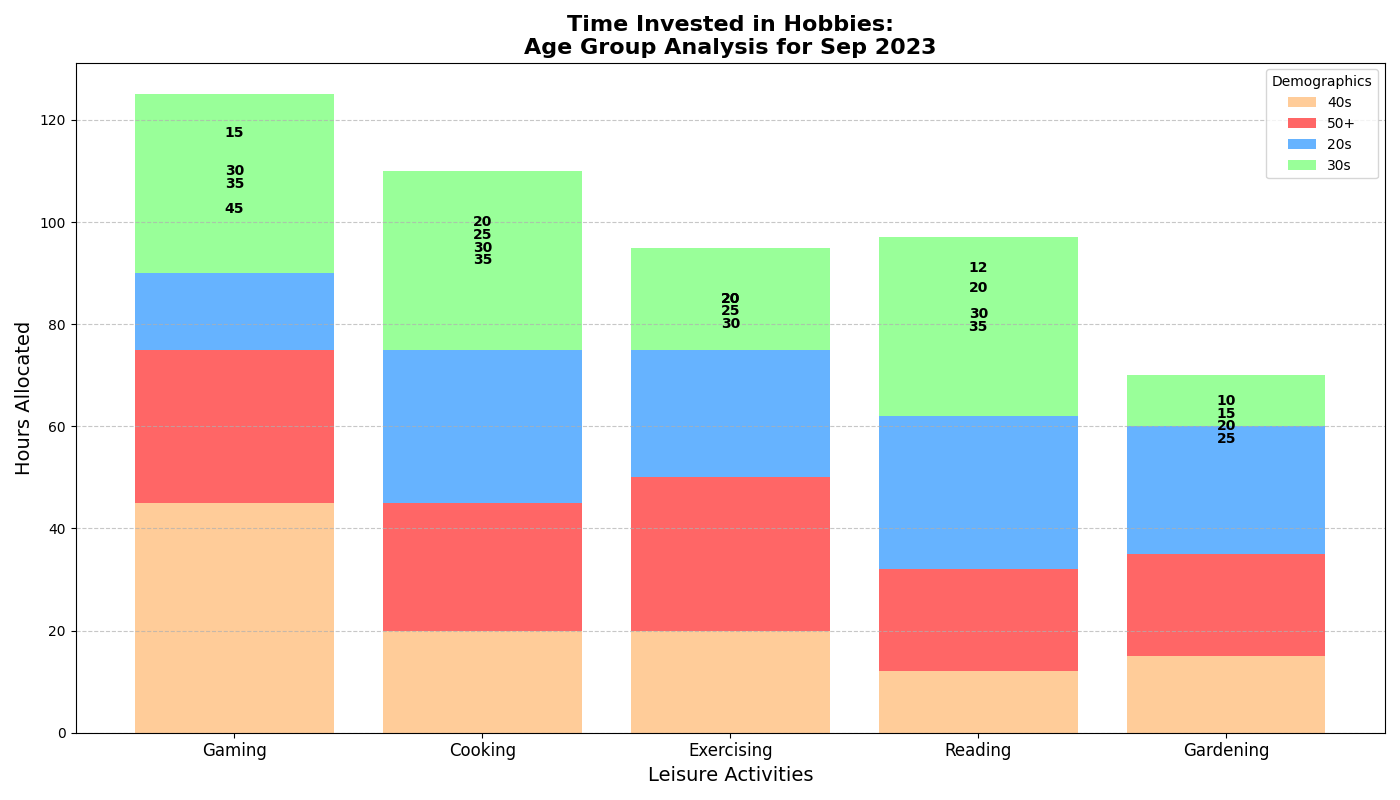

Write Python code to recreate this figure.
import matplotlib.pyplot as plt
import numpy as np

# Define the age groups and hobbies
age_groups = ['40s', '50+', '20s', '30s']  # shuffled age groups
hobbies = ['Gaming', 'Cooking', 'Exercising', 'Reading', 'Gardening']  # shuffled hobbies

# Altered data corresponding to the shuffled age groups and hobbies
data = {
    '40s':         [45, 20, 20, 12, 15],  # previously '20s'
    '50+':         [30, 25, 30, 20, 20],  # previously '30s'
    '20s':         [15, 30, 25, 30, 25],  # previously '40s'
    '30s':         [35, 35, 20, 35, 10],  # previously '50+'
}

fig, ax = plt.subplots(figsize=(14, 8))
indices = np.arange(len(hobbies))
bottom_values = np.zeros(len(hobbies))
colors = ['#FFCC99', '#FF6666', '#66B3FF', '#99FF99']  # shuffled colors

# Plotting the stacked bars for each age group
for i, age_group in enumerate(age_groups):
    ax.bar(indices, data[age_group], label=age_group, bottom=bottom_values, color=colors[i])
    bottom_values += np.array(data[age_group])

# Altered labels and title
ax.set_xlabel('Leisure Activities', fontsize=14)  # altered text
ax.set_ylabel('Hours Allocated', fontsize=14)  # altered text
ax.set_title('Time Invested in Hobbies:\nAge Group Analysis for Sep 2023', fontsize=16, weight='bold')  # altered text
ax.set_xticks(indices)
ax.set_xticklabels(hobbies, fontsize=12)
ax.legend(title='Demographics', loc='upper right')  # altered text

# Adding exact data labels on each segment of the stack
for i, age_group in enumerate(age_groups):
    cumulative_values = np.zeros(len(hobbies))
    for j, value in enumerate(data[age_group]):
        cumulative_values[j] = bottom_values[j] - data[age_group][j]
        ax.text(indices[j], cumulative_values[j] + value / 2, str(value),
                ha='center', va='center', fontsize=10, color='black', fontweight='bold')

ax.yaxis.grid(True, linestyle='--', alpha=0.7)
plt.tight_layout()
plt.show()
